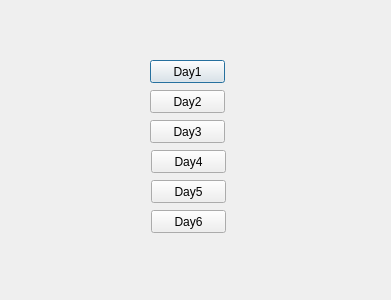
<?xml version="1.0" encoding="UTF-8"?>
<ui version="4.0">
 <class>Dialog</class>
 <widget class="QDialog" name="Dialog">
  <property name="geometry">
   <rect>
    <x>0</x>
    <y>0</y>
    <width>391</width>
    <height>300</height>
   </rect>
  </property>
  <property name="windowTitle">
   <string>Dialog</string>
  </property>
  <widget class="QPushButton" name="btn_1">
   <property name="geometry">
    <rect>
     <x>150</x>
     <y>60</y>
     <width>75</width>
     <height>23</height>
    </rect>
   </property>
   <property name="text">
    <string>Day1</string>
   </property>
  </widget>
  <widget class="QPushButton" name="btn_2">
   <property name="geometry">
    <rect>
     <x>150</x>
     <y>90</y>
     <width>75</width>
     <height>23</height>
    </rect>
   </property>
   <property name="text">
    <string>Day2</string>
   </property>
  </widget>
  <widget class="QPushButton" name="btn_3">
   <property name="geometry">
    <rect>
     <x>150</x>
     <y>120</y>
     <width>75</width>
     <height>23</height>
    </rect>
   </property>
   <property name="text">
    <string>Day3</string>
   </property>
  </widget>
  <widget class="QPushButton" name="btn_7">
   <property name="geometry">
    <rect>
     <x>151</x>
     <y>210</y>
     <width>75</width>
     <height>23</height>
    </rect>
   </property>
   <property name="text">
    <string>Day6</string>
   </property>
  </widget>
  <widget class="QPushButton" name="btn_5">
   <property name="geometry">
    <rect>
     <x>151</x>
     <y>180</y>
     <width>75</width>
     <height>23</height>
    </rect>
   </property>
   <property name="text">
    <string>Day5</string>
   </property>
  </widget>
  <widget class="QPushButton" name="btn_6">
   <property name="geometry">
    <rect>
     <x>151</x>
     <y>150</y>
     <width>75</width>
     <height>23</height>
    </rect>
   </property>
   <property name="text">
    <string>Day4</string>
   </property>
  </widget>
 </widget>
 <resources/>
 <connections/>
</ui>
